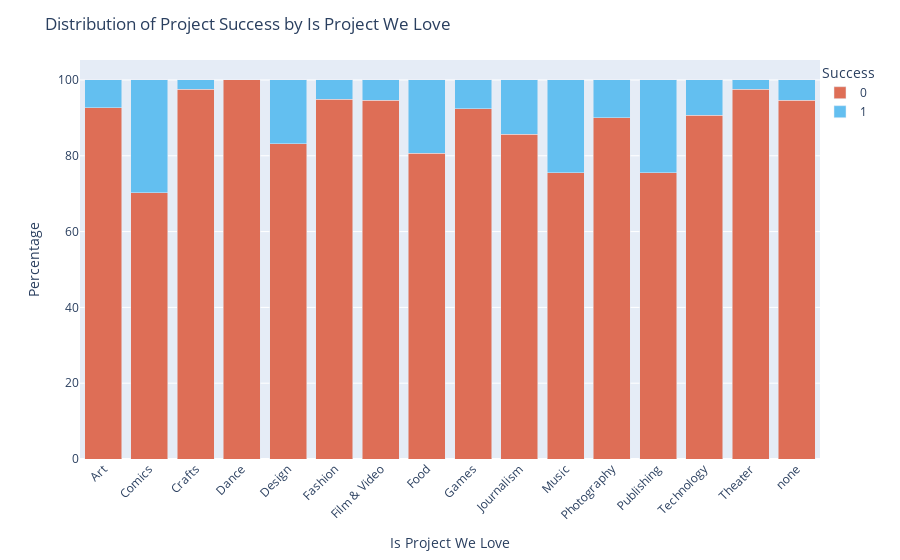

Notebook source saved alongside this figure:
### Markdown cell above
This graph represents the distribution of project success based on whether the project is labeled as "Project We Love":

### Code cell
create_category_love_distribution()

### Figure 1 — Plotly figure (JSON) as saved in the notebook; plotly's stock layout.template omitted (floating-point values rounded to 4 significant figures)
{"data": [{"alignmentgroup": "True", "hovertemplate": "Is Project We Love=0<br>Parent Category=%{x}<br>value=%{y}<extra></extra>", "legendgroup": "0", "marker": {"color": "#de6e56", "pattern": {"shape": ""}}, "name": "0", "offsetgroup": "0", "orientation": "v", "showlegend": true, "textposition": "auto", "type": "bar", "x": ["Art", "Comics", "Crafts", "Dance", "Design", "Fashion", "Film & Video", "Food", "Games", "Journalism", "Music", "Photography", "Publishing", "Technology", "Theater", "none"], "xaxis": "x", "y": [92.63, 70.3, 97.56, 100, 83.14, 94.96, 94.67, 80.65, 92.37, 85.71, 75.46, 90, 75.49, 90.62, 97.5, 94.69], "yaxis": "y"}, {"alignmentgroup": "True", "hovertemplate": "Is Project We Love=1<br>Parent Category=%{x}<br>value=%{y}<extra></extra>", "legendgroup": "1", "marker": {"color": "#63bff0", "pattern": {"shape": ""}}, "name": "1", "offsetgroup": "1", "orientation": "v", "showlegend": true, "textposition": "auto", "type": "bar", "x": ["Art", "Comics", "Crafts", "Dance", "Design", "Fashion", "Film & Video", "Food", "Games", "Journalism", "Music", "Photography", "Publishing", "Technology", "Theater", "none"], "xaxis": "x", "y": [7.373, 29.7, 2.439, null, 16.86, 5.042, 5.333, 19.35, 7.629, 14.29, 24.54, 10, 24.51, 9.375, 2.5, 5.31], "yaxis": "y"}], "layout": {"barmode": "stack", "legend": {"title": {"text": "Success"}, "tracegroupgap": 0, "x": 1, "y": 1}, "margin": {"t": 60}, "showlegend": true, "title": {"text": "Distribution of Project Success by Is Project We Love"}, "xaxis": {"anchor": "y", "domain": [0, 1], "tickangle": -45, "title": {"text": "Is Project We Love"}}, "yaxis": {"anchor": "x", "domain": [0, 1], "title": {"text": "Percentage"}}}}
